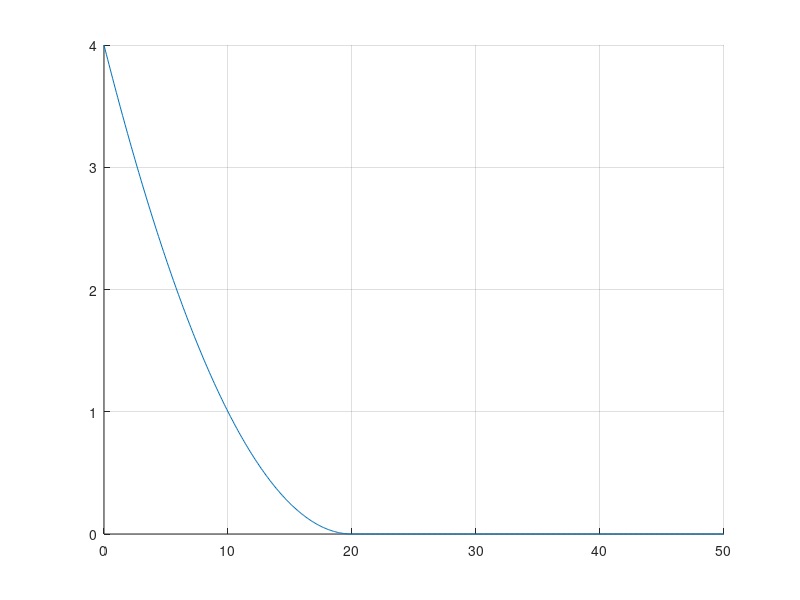

The MATLAB source for this figure:
clear;
clc;

h_terr = 10;
d_set = linspace(0,-50,501);
delta_h = 10;

h_p = max(1+(d_set+h_terr)/delta_h, 0);


figure('color','w'); hold on; grid on;
plot(-d_set,h_p.^2)